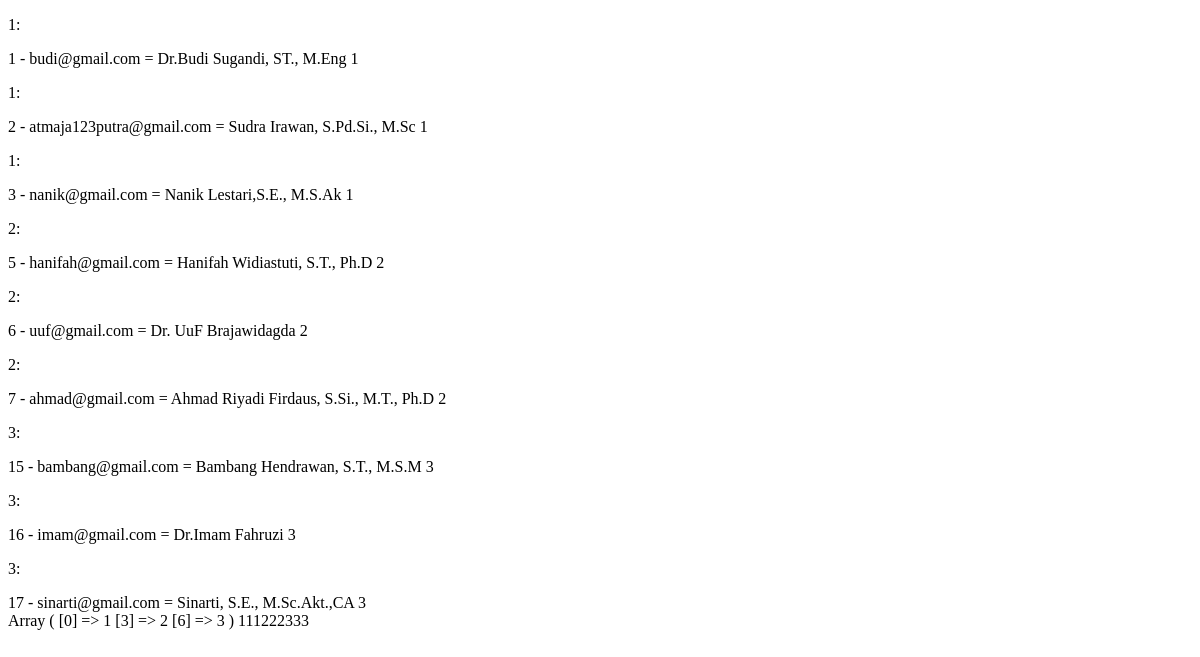
Page /dashboard/coba.php on the earlier database version.
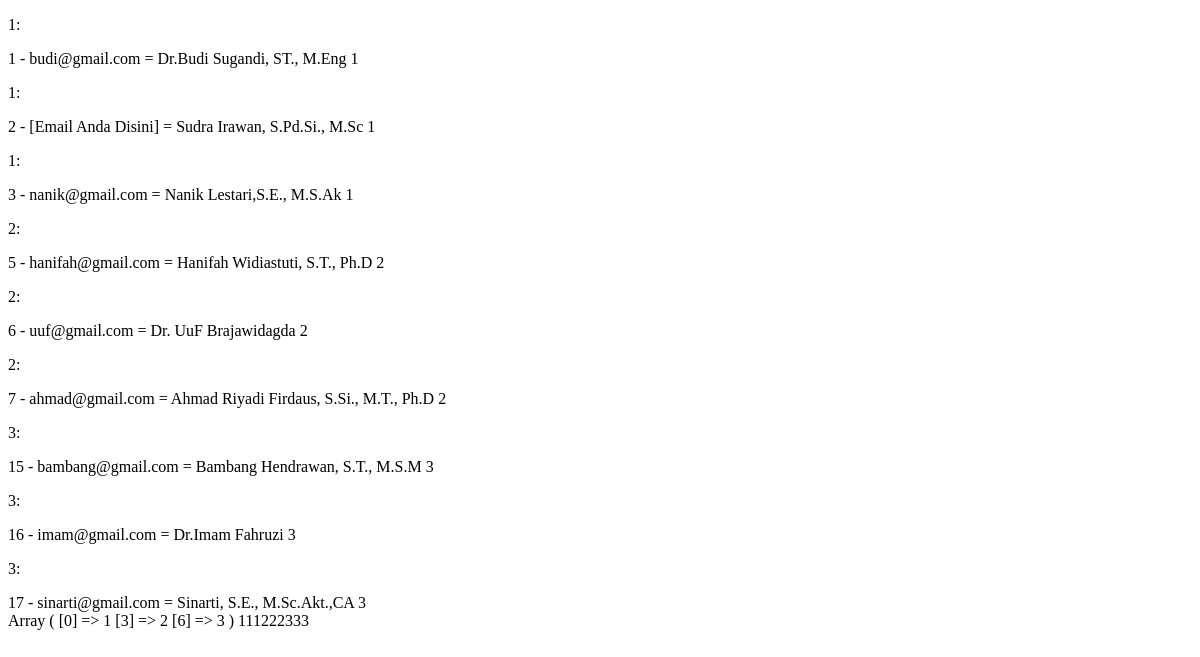
Same page on the later database version.
### tables this page shows
CREATE TABLE `jadwal_email` (
    `Id_rapat` int(11),
    `Id_struktur` int(11),
    FOREIGN KEY (`Id_rapat`) REFERENCES `jadwal`(`Id_rapat`) ON DELETE CASCADE,
    FOREIGN KEY (`Id_struktur`) REFERENCES `struktur`(`Id_struktur`) ON DELETE CASCADE
);

CREATE TABLE `struktur` (
    `Id_struktur` int(11) AUTO_INCREMENT,
    `jabatan` varchar(50),
    `nama` varchar(100),
    `Email` varchar(100),
    PRIMARY KEY (Id_struktur)
);

### dashboard/coba.php (the view, shortened to what this page needs)
<?php
include('db.php');
?>
<!DOCTYPE html>
<html lang="en">
<head>
</head>
<body>
    <?php
    $sql = "SELECT jadwal.*, jadwal_email.*, struktur.Email, struktur.nama FROM jadwal LEFT JOIN jadwal_email ON jadwal_email.Id_rapat = jadwal.Id_rapat LEFT JOIN struktur ON jadwal_email.Id_struktur = struktur.Id_struktur";
    $result = $conn->query($sql);
    $anggota = array();
    while($row = $result->fetch_assoc()){
        array_push($anggota,$row['Id_rapat']);
        ?>
    <p><?=$row['Id_rapat']?>: </p>
    <span><?=$row['Id_struktur']?> - <?=$row['Email']?> = <?=$row['nama']?></span>
    <?=$row['Id_rapat']?></br>
    <?php
    }
    print_r(array_unique($anggota,SORT_NUMERIC));
    foreach($anggota as $angg){
        echo $angg;
    }
    ?>
</body>
</html>

Differences in the rows shown:
changed through a linked row, jadwal_email "Sudra Irawan, S.Pd.Si., M.Sc": Id_struktur.Email "atmaja123putra@gmail.com" → "[Email Anda Disini]"
